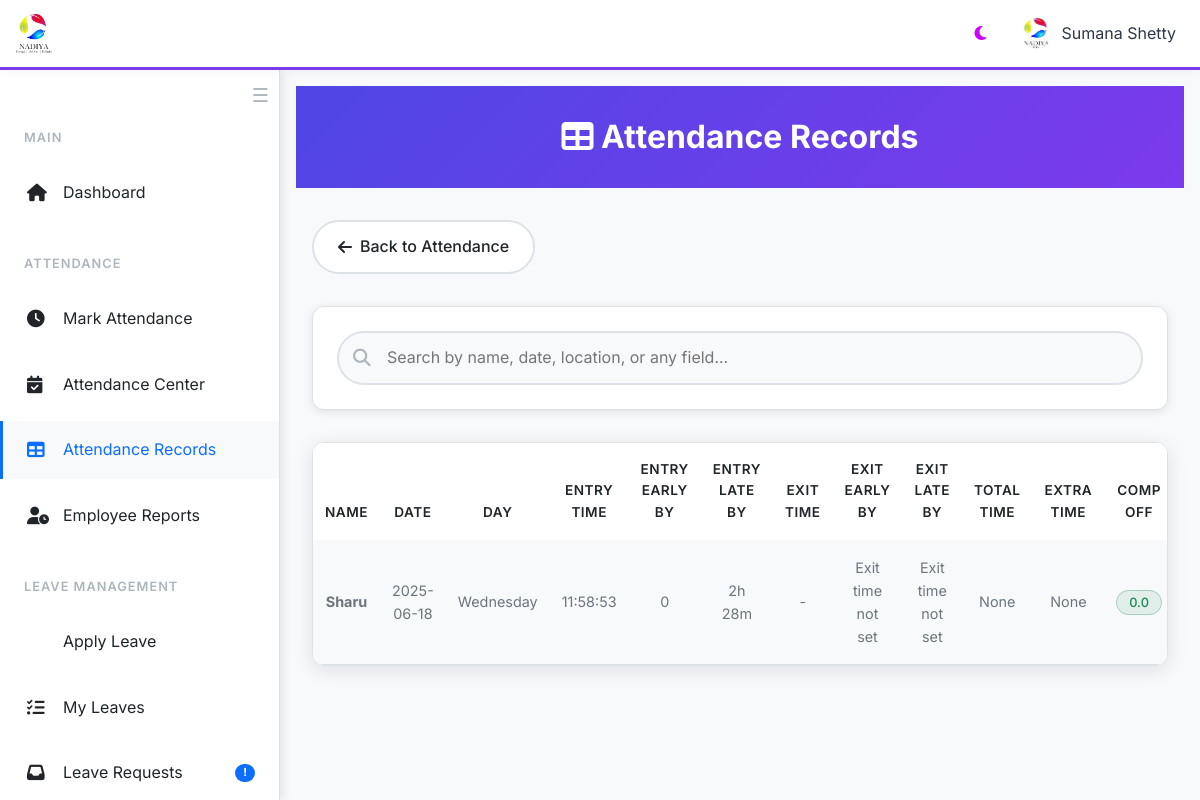
The app's page /attendance_table (signed in) with its own data.
### website/models.py (models this page shows, shortened)
class User(db.Model, UserMixin):
    id = db.Column(db.Integer, primary_key=True)
    first_name = db.Column(db.String(150))
    last_name = db.Column(db.String(150))
    email = db.Column(db.String(150), unique=True, nullable=False)
    password = db.Column(db.String(512), nullable=False)
    earned =  db.Column(db.Float, default=0)
    medic = db.Column(db.Float, default=0)
    pay =  db.Column(db.Float, default=0)
    role = db.Column(db.String(150))
    probation = db.Column(db.Boolean, default = 0)
    photo = db.Column(db.String(150))
    documents = db.relationship('Document', backref='user', lazy=True)
    reset_token = db.Column(db.String(36), nullable=True)
    attendances = db.relationship('Attendance', backref='user', lazy=True)

class Attendance(db.Model):
    id = db.Column(db.Integer, primary_key=True)
    name = db.Column(db.String(150))
    latitude = db.Column(db.String(50))
    longitude = db.Column(db.String(50))
    entry_time = db.Column(db.Time)  # Store only time
    exit_time = db.Column(db.Time)  # Store only time
    entry_location = db.Column(db.String(255))  # Store address for entry
    exit_location = db.Column(db.String(255))
    user_id = db.Column(db.Integer, db.ForeignKey('user.id'), nullable=False)
    compoff = db.Column(db.Float, default=0)
    hol = db.Column(db.Float, default=0)
    date = db.Column(db.Date)
    day = db.Column(db.String(150))
    totes = db.Column(db.Integer, default=0)
    reason = db.Column(db.Text)
    site_name = db.Column(db.String(150), nullable=True)  # New field for site/customer name
    def total_time_worked(self):
        if self.entry_time and self.exit_time:
            entry_time_dt = datetime.combine(date.today(), self.entry_time)
            exit_time_dt = datetime.combine(date.today(), self.exit_time)
            if exit_time_dt < entry_time_dt:
                exit_time_dt += timedelta(days=1)
            return exit_time_dt - entry_time_dt
        return None
    def extra_time_worked(self):
        total_time = self.total_time_worked()
        if total_time:
            if self.hol == 10000:
                return total_time
            return total_time - timedelta(hours=8.5)
        return None

### website/views.py (the view)
@views.route('/attendance_table')
@login_required
def attendance_table():
    if current_user.email != "sumana@nadiya.in" and current_user.email!= 'accounts@nadiya.in':
        flash("You do not have permission to view this page.", category='error')
        return redirect(url_for('views.home'))
    attendances = Attendance.query.all()
    return render_template('attendance_table.html', attendances=attendances)

### website/templates/attendance_table.html (shortened to what this page needs)
{% extends "base.html" %}
{% block content %}
<div class="page-header">
    <div class="container">
        <h1><i class="fas fa-table"></i> Attendance Records</h1>
    </div>
</div>
<div class="container">
    <a href="/attendance-category" class="back-btn">
        <i class="fas fa-arrow-left"></i> Back to Attendance
    </a>
    <div class="search-container">
        <div class="search-box">
            <i class="fas fa-search"></i>
            <input type="text" id="searchInput" placeholder="Search by name, date, location, or any field...">
        </div>
    </div>
    <div class="table-container">
        <table class="table" id="attendanceTable">
            <thead>
                <tr>
                    <th>Name</th>
                    <th>Date</th>
                    <th>Day</th>
                    <th>Entry Time</th>
                    <th>Entry Early By</th>
                    <th>Entry Late By</th>
                    <th>Exit Time</th>
                    <th>Exit Early By</th>
                    <th>Exit Late By</th>
                    <th>Total Time</th>
                    <th>Extra Time</th>
                    <th>Comp Off</th>
                </tr>
            </thead>
            <tbody id="attendanceTableBody">
                {% for attendance in attendances %}
                <tr>
                    <td><strong>{{ attendance.name }}</strong></td>
                    <td>{{ attendance.date }}</td>
                    <td>{{ attendance.day }}</td>
                    <td>{{ attendance.entry_time }}</td>
                    <td>{{ attendance.entry_time | calculate_entry_early }}</td>
                    <td>{{ attendance.entry_time | calculate_entry_late }}</td>
                    <td>{{ attendance.exit_time or '-' }}</td>
                    <td>{{ attendance.exit_time | calculate_exit_early }}</td>
                    <td>{{ attendance.exit_time | calculate_exit_late }}</td>
                    <td>{{ attendance.total_time_worked() }}</td>
                    <td>{{ attendance.extra_time_worked() }}</td>
                    <td><span class="status-badge status-ontime">{{ attendance.compoff }}</span></td>
                </tr>
                {% endfor %}
            </tbody>
        </table>
    </div>
</div>
{% endblock %}

### website/templates/base.html (shortened to what this page needs)
<!DOCTYPE html>
<html lang="en" data-theme="light">
<head>
    <link href="https://cdn.jsdelivr.net/npm/bootstrap@5.3.0/dist/css/bootstrap.min.css" rel="stylesheet">
    <link rel="stylesheet" href="https://cdnjs.cloudflare.com/ajax/libs/font-awesome/6.4.0/css/all.min.css">
</head>
<body>
    <header class="top-header">
        <div class="header-logo">
            <img src="{{ url_for('static', filename='logo.png') }}" alt="Nadiya Logo">
        </div>
        <div class="header-actions">
            <button class="theme-toggle" onclick="toggleTheme()">
                <i class="fas fa-moon" id="theme-icon"></i>
            </button>
            {% if current_user.is_authenticated %}
            <div class="user-profile" onclick="window.location.href='/profile/{{ current_user.id }}'">
                {% if current_user.photo %}
                    <img src="{{ url_for('views.uploaded_file', setname='photos', filename=current_user.photo) }}" alt="Profile">
                {% else %}
                    <img src="{{ url_for('static', filename='logo.png') }}" alt="Profile">
                {% endif %}
                <span>{{ current_user.first_name }}</span>
            </div>
            {% endif %}
        </div>
    </header>
  <nav class="sidebar" id="sidebar">
  <button id="sidebarCollapseBtn" class="sidebar-collapse-btn" onclick="toggleSidebarCollapse()" title="Collapse Sidebar">
    <span class="hamburger-icon">☰</span>
</button>
    <br>
        <div class="sidebar-content">
            {% if current_user.is_authenticated %}
            <div class="nav-section">
                <div class="nav-section-title">Main</div>
                <div class="nav-item">
                    <a href="/" class="nav-link">
                        <i class="fas fa-home"></i>
                        <span>Dashboard</span>
                    </a>
                </div>
            </div>
            <div class="nav-section">
                <div class="nav-section-title">Attendance</div>
                <div class="nav-item">
                    <a href="/attendance" class="nav-link">
                        <i class="fas fa-clock"></i>
                        <span>Mark Attendance</span>
                    </a>
                </div>
                {% if current_user.email == "sumana@nadiya.in" or current_user.email == "accounts@nadiya.in" %}
                <div class="nav-item">
                    <a href="/attendance-category" class="nav-link">
                        <i class="fas fa-calendar-check"></i>
                        <span>Attendance Center</span>
                    </a>
                </div>
                <div class="nav-item">
                    <a href="/attendance_table" class="nav-link">
                        <i class="fas fa-table"></i>
                        <span>Attendance Records</span>
                    </a>
                </div>
                <div class="nav-item">
                    <a href="/who" class="nav-link">
                        <i class="fas fa-user-clock"></i>
                        <span>Employee Reports</span>
                    </a>
                </div>
                {% endif %}
            </div>
            <div class="nav-section">
                <div class="nav-section-title">Leave Management</div>
                <div class="nav-item">
                    <a href="/apply_leave" class="nav-link">
                        <span>Apply Leave</span>
                    </a>
                </div>
                <div class="nav-item">
                    <a href="/approved_leaves" class="nav-link">
                        <i class="fas fa-list-check"></i>
                        <span>My Leaves</span>
                    </a>
                </div>
                <div class="nav-item">
                    <a href="/leave_requests" class="nav-link">
                        <i class="fas fa-inbox"></i>
                        <span>Leave Requests</span>
                        {% if current_user.role in ['director', 'accounts_manager', 'business_manager', 'service_manager', 'service_support_manager', 'sales_manager'] %}
                        <span class="badge">!</span>
                        {% endif %}
                    </a>
                </div>
            </div>
            {% endif %}
        </div>
    </nav>
    <main class="main-content" id="mainContent">
        {% block content %}{% endblock %}
    </main>
</body>
</html>

### website/templates/base.html (style rules this page uses)
:root { --bg-primary: #ffffff; --bg-secondary: #f8f9fa; --bg-tertiary: #e9ecef; --text-primary: #212529; --text-secondary: #6c757d; --text-muted: #adb5bd; --border-color: #dee2e6; --shadow: rgba(0, 0, 0, 0.1); --accent-primary: #0d6efd; --accent-secondary: #6f42c1; --success: #198754; --warning: #fd7e14; --danger: #dc3545; --info: #0dcaf0; --navbar-bg: #1a1d23; --sidebar-width: 280px; --sidebar-collapsed-width: 60px; }
* { margin: 0; padding: 0; box-sizing: border-box; }
body { font-family: 'Inter', sans-serif; background-color: var(--bg-secondary); color: var(--text-primary); line-height: 1.6; transition: all 0.3s ease; padding-top: 70px; }
:root { --header-bg: #ffffff; --header-text: #2d3748; --header-border: #7c3aed; --toggle-btn-color: #7c3aed; !important }
.top-header { position: fixed; top: 0; left: 0; right: 0; height: 70px; background: var(--header-bg); color: var(--header-text); z-index: 1000; display: flex; align-items: center; padding: 0 1rem; box-shadow: 0 2px 10px rgba(0,0,0,0.04); border-bottom: 3px solid var(--header-border); transition: background 0.3s, color 0.3s, border-color 0.3s; }
.header-logo { display: flex; align-items: center; flex: 1; }
.header-logo img { height: 40px; margin-right: 1rem; }
.header-actions { display: flex; align-items: center; gap: 1rem; }
.theme-toggle { background: rgba(255,255,255,0.1); border: none; color: rgb(204, 0, 255); padding: 0.5rem; border-radius: 8px; cursor: pointer; transition: all 0.3s ease; }
.user-profile { display: flex; align-items: center; gap: 0.5rem; padding: 0.5rem; border-radius: 8px; transition: all 0.3s ease; cursor: pointer; }
.user-profile img { width: 35px; height: 35px; border-radius: 50%; border: 2px solid rgba(255,255,255,0.3); }
.sidebar { position: fixed; top: 70px; left: -280px; width: var(--sidebar-width); height: calc(100vh - 70px); background: var(--bg-primary); border-right: 1px solid var(--border-color); box-shadow: 2px 0 10px var(--shadow); transition: left 0.3s ease, width 0.3s ease; z-index: 999; overflow-y: auto; }
.sidebar.open { left: 0; }
.sidebar-collapse-btn { background: none; border: none; color: var(--text-muted); font-size: 1.2rem; position: absolute; top: 10px; right: 10px; z-index: 1001; transition: color 0.2s; cursor: pointer; }
.sidebar-content { padding: 2rem 0; }
.nav-section { margin-bottom: 2rem; }
.nav-section-title { font-size: 0.8rem; font-weight: 600; color: var(--text-muted); text-transform: uppercase; letter-spacing: 1px; padding: 0 1.5rem; margin-bottom: 1rem; }
.nav-item { margin-bottom: 0.5rem; }
.nav-link { display: flex; align-items: center; padding: 1rem 1.5rem; color: var(--text-primary); text-decoration: none; transition: all 0.3s ease; border-left: 3px solid transparent; }
.nav-link.active { background: var(--bg-secondary); border-left-color: var(--accent-primary); color: var(--accent-primary); }
.nav-link i { width: 20px; margin-right: 1rem; font-size: 1.1rem; }
.nav-link .badge { margin-left: auto; background: var(--accent-primary); color: white; font-size: 0.7rem; padding: 0.2rem 0.5rem; border-radius: 10px; }
.main-content { min-height: calc(100vh - 70px); padding: 1rem; transition: margin-left 0.3s ease; }
.main-content.shifted { margin-left: var(--sidebar-width); }
@media (min-width: 1200px) { .sidebar { left: 0; } }
@media (min-width: 1200px) { .main-content { margin-left: var(--sidebar-width); } }
* { transition: background-color 0.3s ease, color 0.3s ease, border-color 0.3s ease; }

### records on screen
User: first_name "Sumana Shetty"
Attendance: name "Sharu", date "2025-06-18", day "Wednesday", entry_time "11:58:53", entry_time|calculate_entry_early "0", entry_time|calculate_entry_late "2h 28m", exit_time "-", exit_time|calculate_exit_early "Exit time not set", exit_time|calculate_exit_late "Exit time not set", total_time_worked "None", extra_time_worked "None", compoff "0.0"
